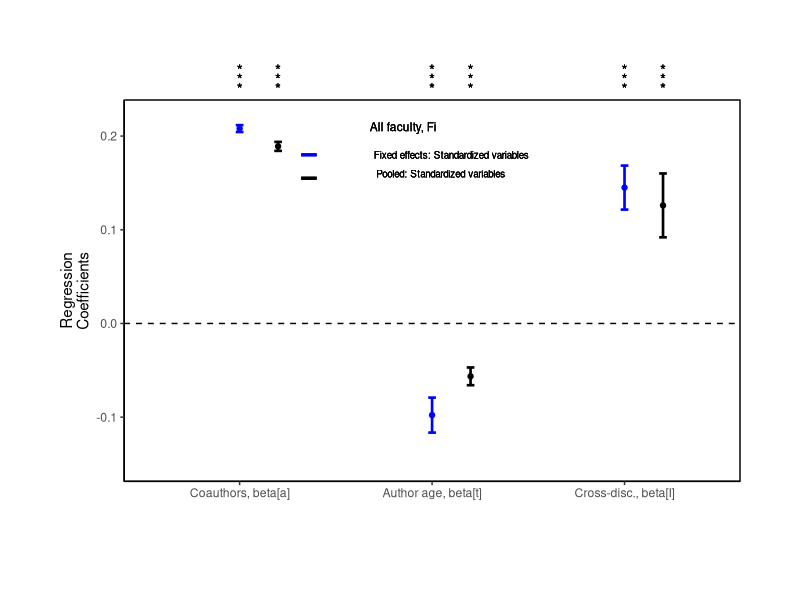

Here is the R script that generated this plot:
library(ggplot2)
library(dplyr)
library(forcats)

df <- data.frame(parameters = c("co-authors", "author_age", "cross-disc"),
                 fe_standardized = c(0.208, -0.0978, 0.145),
                 fe_stand_error = c(0.00365, 0.0187, 0.0235)
                 )
pooled_df = data.frame(parameters = c("co-authors", "author_age", "cross-disc"),
                       fe_standardized = c(0.189, -0.0564, 0.126),
                       fe_stand_error = c(0.00479, 0.00947, 0.0341)
                  )


fig5A <- ggplot(df, aes(x=parameters, y=fe_standardized))

fig5A + 
  geom_point(data = df, 
#             aes(x=c(0.9, 1.9, 2.9), y=fe_standardized),
             colour = "blue", size = 1.5) +
  geom_errorbar(aes(ymin = fe_standardized + fe_stand_error, 
                    ymax = fe_standardized - fe_stand_error),
#                    x=c(0.9, 1.9, 2.9),
                width=0.04, colour = "blue", size=0.9) +

  geom_point(data = pooled_df, 
             aes(x = c(1.2, 2.2, 3.2), y=fe_standardized),
             colour = "black", size = 1.5) +
  geom_errorbar(data = pooled_df, 
                aes(x=c(1.2, 2.2, 3.2),
                ymin = fe_standardized + fe_stand_error, 
                ymax = fe_standardized - fe_stand_error), 
                width=0.04, colour = "black", size=0.9) +
  
  coord_cartesian(ylim = c(-.15, .22), clip = 'off') +
  theme(plot.margin = unit(c(5,3,4,3), "lines"))  +
  geom_hline(yintercept=c(0,3), linetype="dashed") +
  
  geom_text(aes(x=1.0,y=0.27,label="*")) +
  geom_text(aes(x=1.0,y=0.26,label="*")) +
  geom_text(aes(x=1.0,y=0.25,label="*")) +
  
  geom_text(aes(x=2.0,y=0.27,label="*")) +
  geom_text(aes(x=2.0,y=0.26,label="*")) +
  geom_text(aes(x=2.0,y=0.25,label="*")) +

  geom_text(aes(x=3.0,y=0.27,label="*")) +
  geom_text(aes(x=3.0,y=0.26,label="*")) +
  geom_text(aes(x=3.0,y=0.25,label="*")) +

  geom_text(aes(x=1.2,y=0.27,label="*")) +
  geom_text(aes(x=1.2,y=0.26,label="*")) +
  geom_text(aes(x=1.2,y=0.25,label="*")) +
  
  geom_text(aes(x=2.2,y=0.27,label="*")) +
  geom_text(aes(x=2.2,y=0.26,label="*")) +
  geom_text(aes(x=2.2,y=0.25,label="*")) +
  
  geom_text(aes(x=3.2,y=0.27,label="*")) +
  geom_text(aes(x=3.2,y=0.26,label="*")) +
  geom_text(aes(x=3.2,y=0.25,label="*")) +
  
  theme(axis.line = element_line(colour = "black"),
      panel.background = element_blank(),
      panel.border = element_rect(colour = "black", fill=NA, size=.5)
  ) +
  
  aes(x = fct_inorder(parameters)) +
  scale_x_discrete("", labels = c(expression("Coauthors, beta[a]"), 
                                  expression("Author age, beta[t]"), 
                                  expression("Cross-disc., beta[I]"))) +

  labs(x = "", y = "Regression\nCoefficients") +
  geom_text(aes(x=1.85,y=0.21,label="All faculty, Fi"), size = 3.0) +
  geom_text(aes(x=2.1,y=0.18,label="Fixed effects: Standardized variables"), size = 2.5) +
  geom_text(aes(x=2.1,y=0.16,label="Pooled: Standardized variables       "), size = 2.5) +
  geom_segment(aes(x= 1.32,y=0.18,xend=1.4,yend=0.18), size = 1, colour = "blue") +
  geom_segment(aes(x= 1.32,y=0.155,xend=1.4,yend=0.155), size = 1, colour = "black")
  
  

                   
